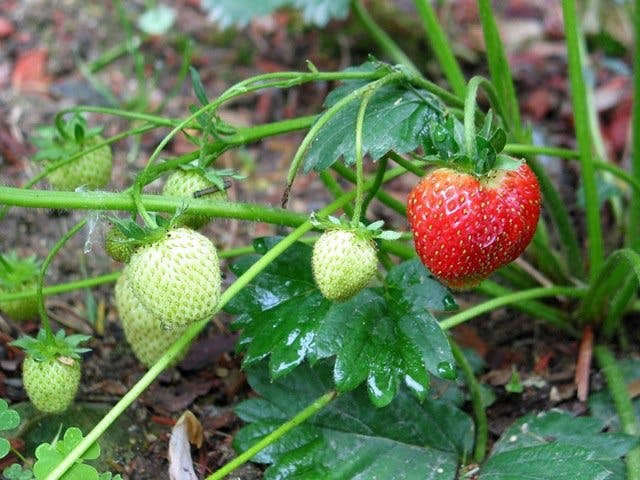
#> input picture straw1.jpeg, 640 x 480 px, found by its file name
$ python kmean.py
#> lines starting #> are read from the running program, lines starting #| are printed output that depends on the picture; after the words box and inside, x2 and y2 are one past the last pixel; in counts of white or black regions, pixels touching at a corner belong together
import matplotlib.pyplot as plt
from skimage import io
from skimage.color import rgb2lab
from sklearn.cluster import KMeans
import numpy as np

# Đọc ảnh
image = io.imread(r'D:\KY_8\TRUNG\T4_AI\CODE\K_MEAN\straw1.jpeg')
#> image is the input picture: shape (480, 640, 3); mean R, G, B 98.4, 120.2, 81.8

# Kiểm tra số kênh màu và loại bỏ kênh alpha nếu có
if image.shape[2] == 4:
    image = image[:, :, :3]  # Chỉ giữ lại 3 kênh màu đầu tiên

image_lab = rgb2lab(image)  # Chuyển đổi không gian màu sang LAB
#> image_lab: shape (480, 640, 3) float64; mean of channels 0, 1, 2 48, -13.9, 18.9

# Chuẩn bị dữ liệu cho K-means
# Reshape ảnh thành một mảng 2D mà mỗi hàng là một điểm ảnh
reshape_img = image_lab.reshape((-1, 3))

# Áp dụng K-means clustering
kmeans = KMeans(n_clusters=2, random_state=0).fit(reshape_img)
# Đưa nhãn về hình dạng ban đầu của ảnh
segmented_img = kmeans.labels_.reshape(image.shape[:2])
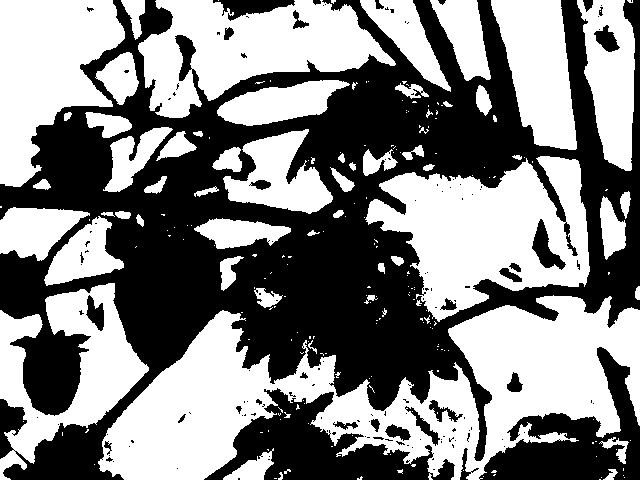
#> segmented_img: shape (480, 640) int32; values 0 (black) and 1 (white), 51.7% white; 141 black regions (109 under 20 px), largest, box (x1, y1, x2, y2) and area: (0, 0, 640, 480) 124706, (204, 388, 455, 480) 9602, (479, 347, 640, 480) 8780

# Tạo mặt nạ cho bông hoa
# Chọn nhóm 0 làm bông hoa, bạn có thể thử đổi thành 1 nếu kết quả không đúng
flower_mask = segmented_img == 0

# Áp dụng mặt nạ lên ảnh gốc
segmented_flower = np.zeros_like(image)
for i in range(3):  # Áp dụng mặt nạ cho mỗi kênh màu
    segmented_flower[:, :, i] = flower_mask * image[:, :, i]
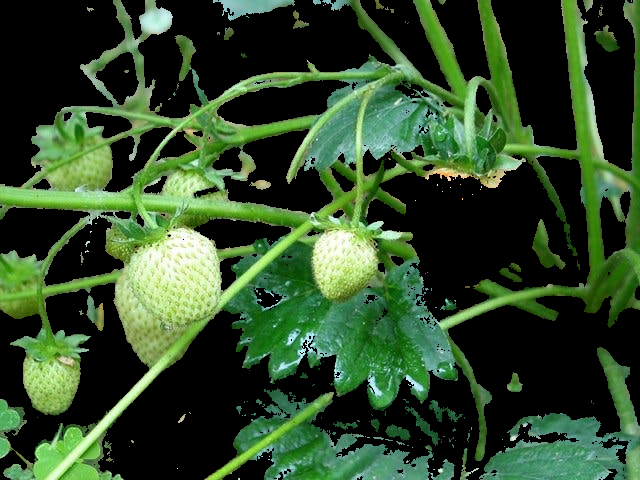
#> segmented_flower: shape (480, 640, 3); mean R, G, B 47.7, 73.5, 41.4

# Hiển thị kết quả
plt.figure(figsize=(8, 4))
plt.subplot(1, 2, 1)
plt.title('Original Image')
plt.imshow(image)
plt.axis('off')
plt.subplot(1, 2, 2)
plt.title('Segmented Flower')
plt.imshow(segmented_flower)
plt.axis('off')
plt.show()
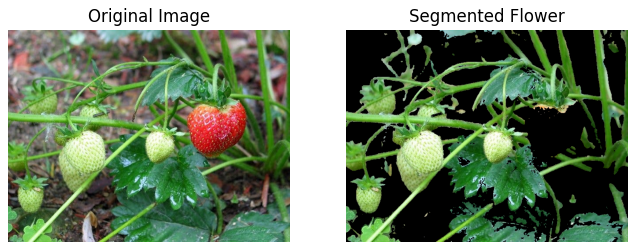
#> figure drawn by matplotlib, 2 panels

$ run again, with straw2.jpeg copied over straw1.jpeg
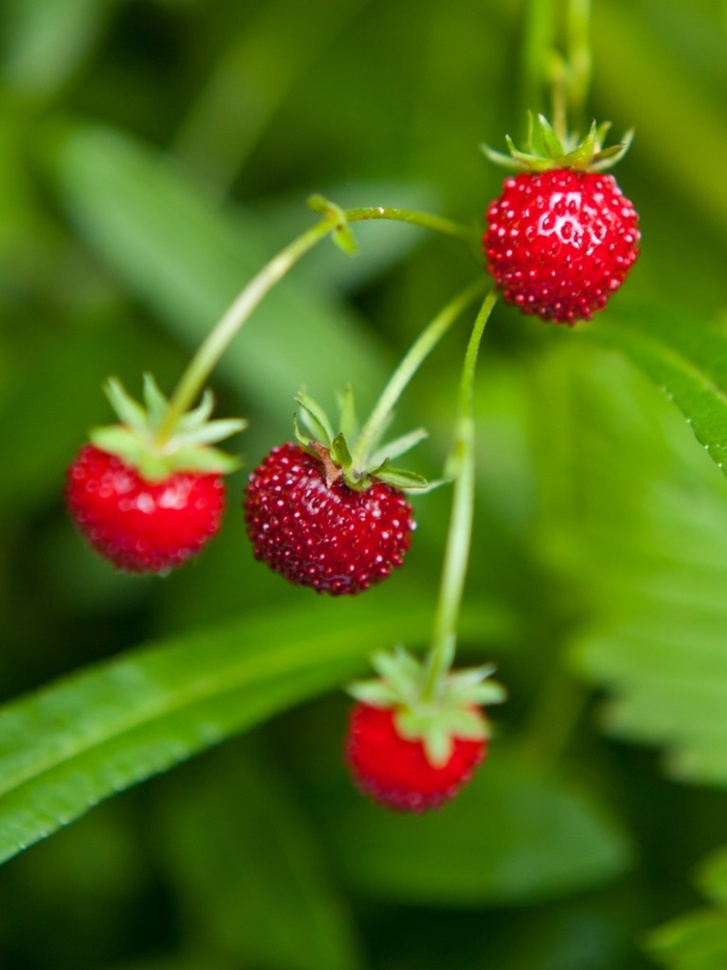
#> input picture straw2.jpeg, 727 x 970 px, shrunk from 1200 x 1600 before the run, found by its file name
#> image is the input picture: shape (970, 727, 3); mean R, G, B 81.6, 105.1, 21.6
#> image_lab: shape (970, 727, 3) float64; mean of channels 0, 1, 2 42.1, -21.1, 40.5
#> `segmented_img = kmeans.labels_.reshape(image.shape[:2])`:
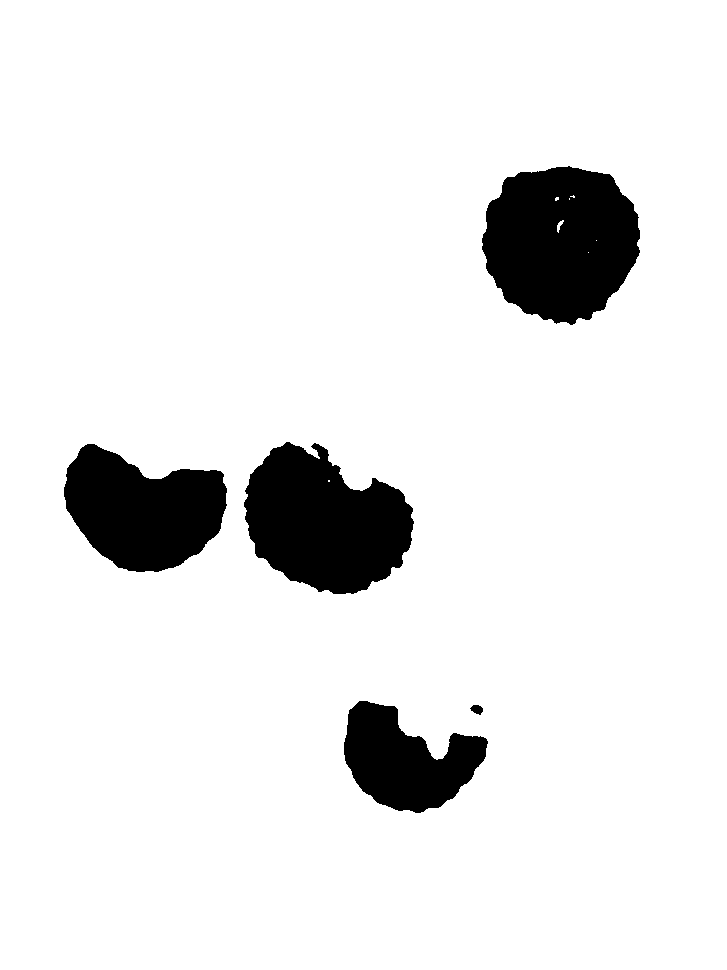
#> segmented_img: shape (970, 727) int32; values 0 (black) and 1 (white), 91.4% white; 5 black regions, box (x1, y1, x2, y2) and area: (482, 166, 640, 325) 19120, (244, 442, 414, 594) 17807, (64, 444, 227, 572) 14280, (344, 701, 488, 813) 9618, (470, 705, 483, 715) 88
#> `plt.show()`:
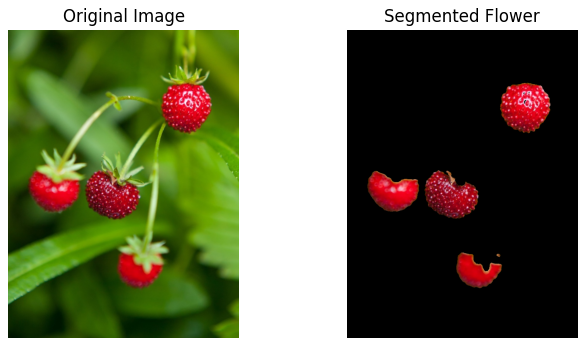
#> figure drawn by matplotlib, 2 panels

$ run again, with tomato.png saved as straw1.jpeg
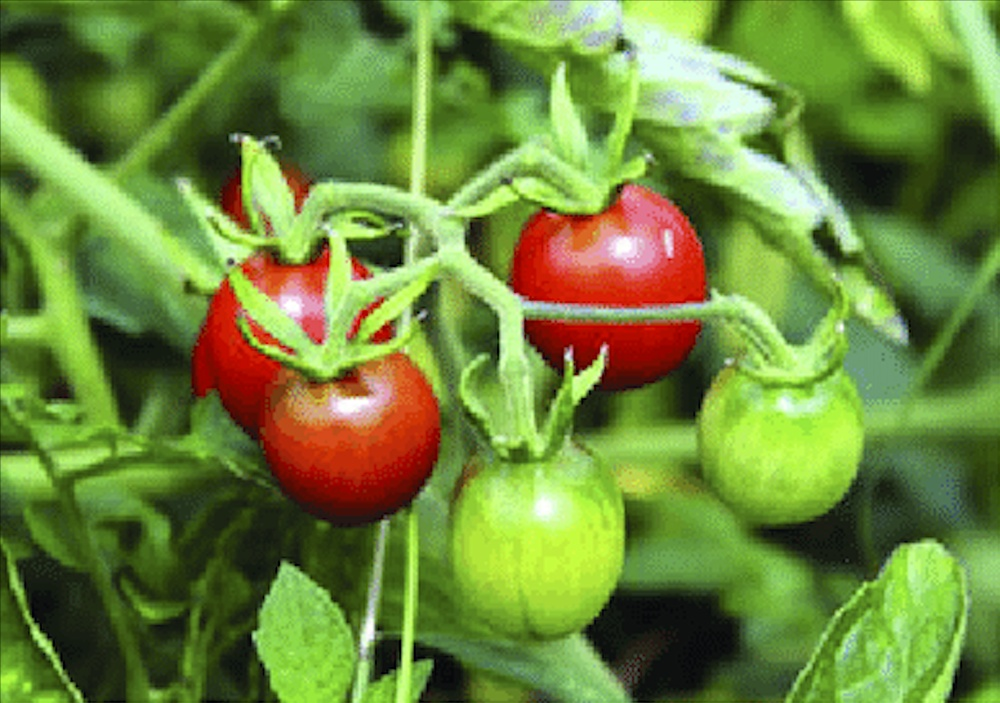
#> input picture tomato.png, 1000 x 703 px, shrunk from 1314 x 924 before the run, found by its file name
#> image is the input picture: shape (703, 1000, 3); mean R, G, B 110, 135.6, 59.2
#> image_lab: shape (703, 1000, 3) float64; mean of channels 0, 1, 2 53, -20.7, 37.4
#> `segmented_img = kmeans.labels_.reshape(image.shape[:2])`:
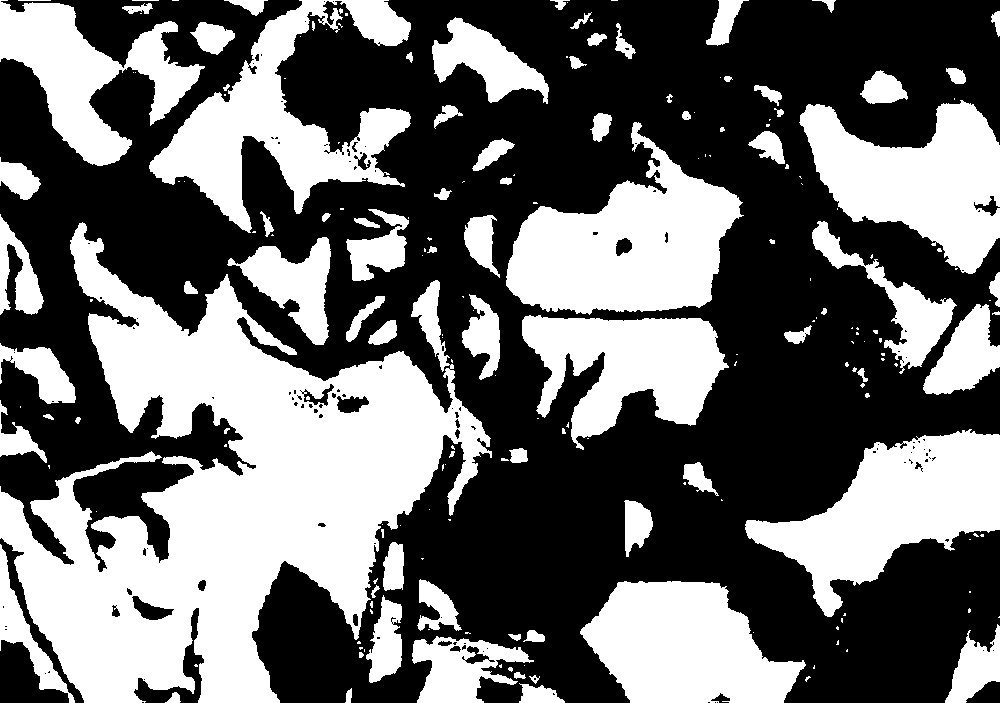
#> segmented_img: shape (703, 1000) int32; values 0 (black) and 1 (white), 42.3% white; 201 white regions (116 under 20 px), largest, box (x1, y1, x2, y2) and area: (0, 222, 492, 703) 103995, (506, 122, 744, 315) 24397, (745, 429, 1000, 617) 21729
#> `plt.show()`:
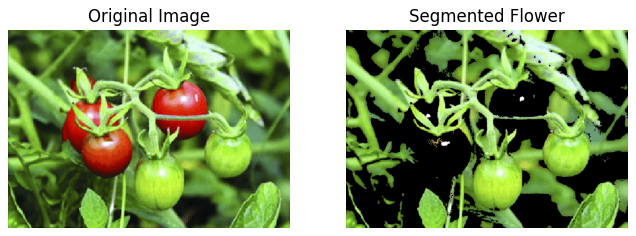
#> figure drawn by matplotlib, 2 panels
